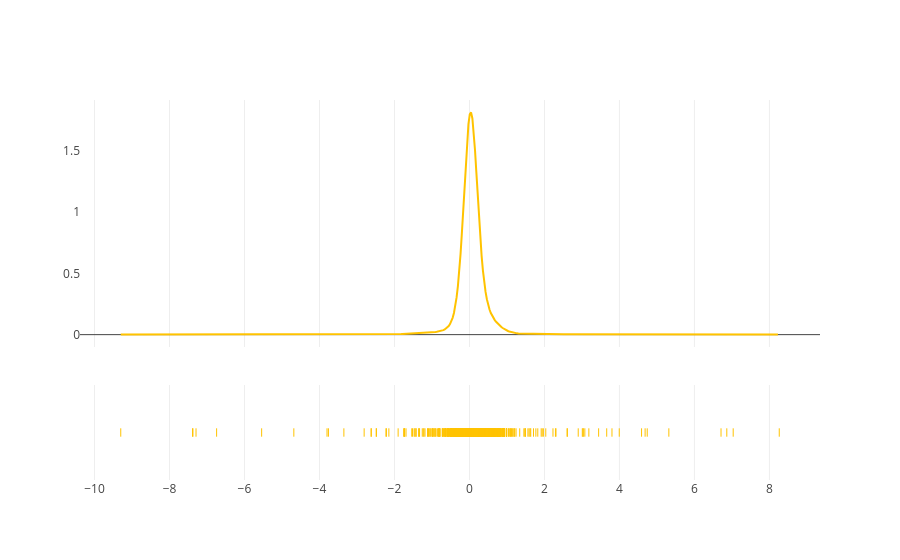

Notebook code for this chart:
### Code cell
fig = ff.create_distplot(hist_data,groups,show_hist=False,colors=colors)
fig.update_layout(template='ygridoff',showlegend=False)

### Figure 1 — Plotly figure (JSON) as saved in the notebook; plotly's stock layout.template omitted (floating-point values rounded to 4 significant figures; data arrays with more than 128 entries replaced by an {"elided": "..."} marker saying what was removed)
{"data": [{"legendgroup": "self", "marker": {"color": "#FFC300"}, "mode": "lines", "name": "self", "showlegend": true, "x": {"elided": "500 float values"}, "xaxis": "x", "y": {"elided": "500 float values"}, "yaxis": "y", "type": "scatter"}, {"legendgroup": "self", "marker": {"color": "#FFC300", "symbol": "line-ns-open"}, "mode": "markers", "name": "self", "showlegend": false, "x": {"elided": "2786 float values"}, "xaxis": "x", "y": {"elided": "2786 str values"}, "yaxis": "y2", "type": "scatter"}], "layout": {"barmode": "overlay", "hovermode": "closest", "legend": {"traceorder": "reversed"}, "xaxis": {"anchor": "y2", "domain": [0.0, 1.0], "zeroline": false}, "yaxis": {"anchor": "free", "domain": [0.35, 1], "position": 0.0}, "yaxis2": {"anchor": "x", "domain": [0, 0.25], "dtick": 1, "showticklabels": false}, "showlegend": false}}
